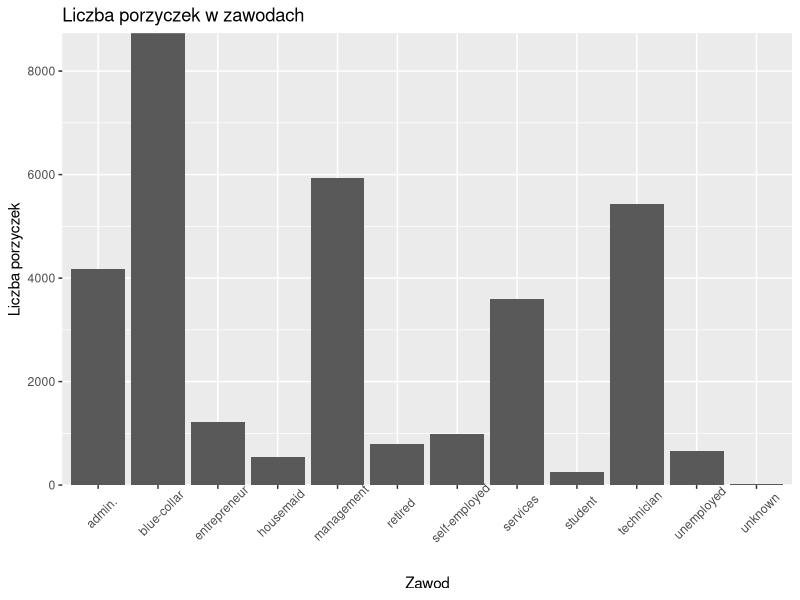
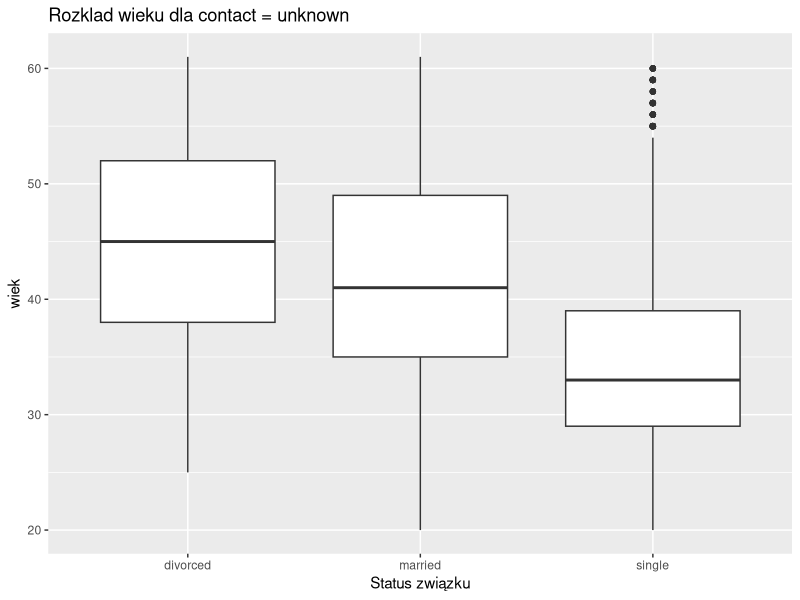
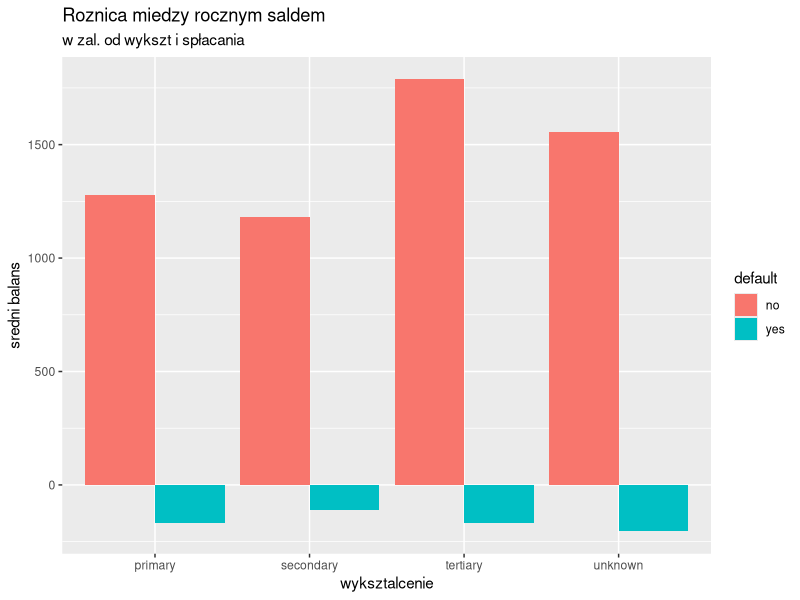
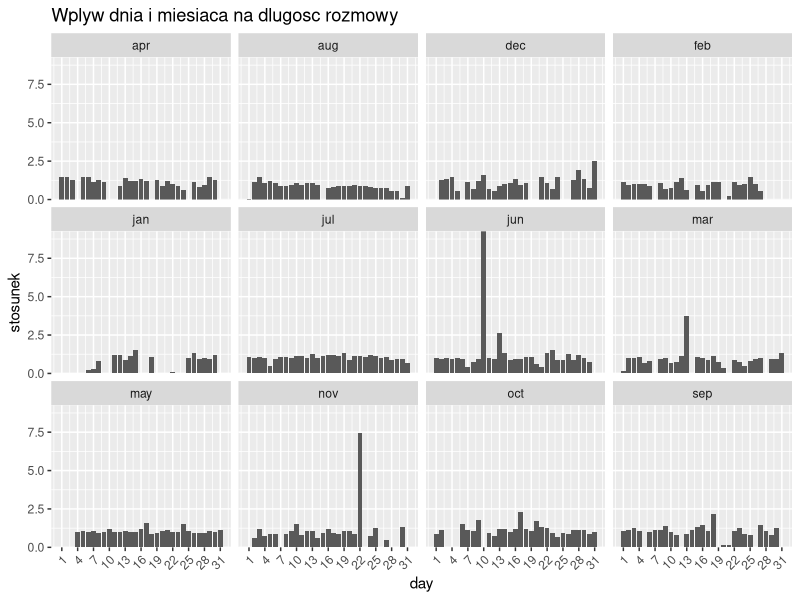
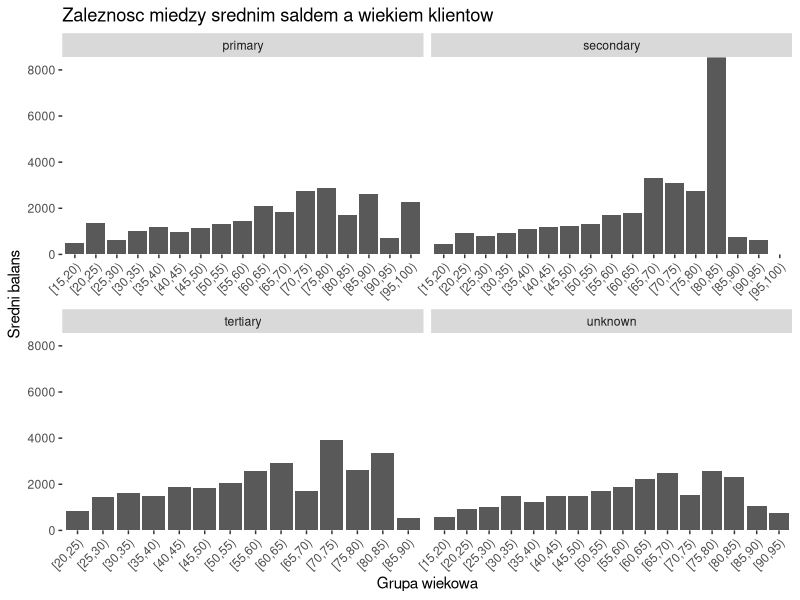
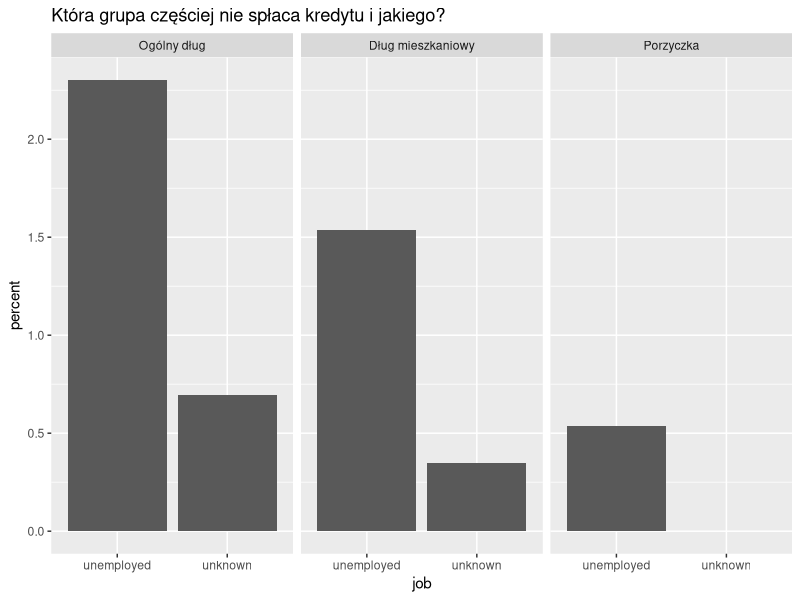

R code for these plots, in order:
## ---- chunk 1
knitr::opts_chunk$set(echo = TRUE)
library(dplyr)
library(ggplot2)
library(tidyr)

### Wczytanie danych
df <- read.csv("dane.csv")

## ---- chunk 2
df1 <- df %>% filter(housing == "yes" | loan == "yes") %>% group_by(job) %>%
      summarise(kredyt_mieszkaniowy = sum(housing == "yes"),
                pozyczka = sum(loan == "yes"),
                wszystkie_kredyty = sum(kredyt_mieszkaniowy, pozyczka))
plot1 <- ggplot(df1, aes(x = job, y = wszystkie_kredyty)) + geom_col() + 
  theme(axis.text.x = element_text(angle = 45, margin = margin(t = 15))) + labs(
    title = "Liczba porzyczek w zawodach",
    x = "Zawod",
    y = "Liczba porzyczek"
  ) + scale_y_continuous(expand = c(0,0))
plot1
## ---- chunk 3
df2 <- df %>% filter(contact == "unknown")
plot2 <- ggplot(df2, aes(x = marital, y = age)) + geom_boxplot() + 
        labs(title = "Rozklad wieku dla contact = unknown",
             x = "Status związku",
             y = "wiek")
plot2

## ---- chunk 4

df3 <- df %>% group_by(education, default) %>% summarise(sredni_balans = mean(balance))
plot3 <- ggplot(df3, aes(x = education, y = sredni_balans, fill = default)) + geom_col(position = "dodge") + 
  labs(title = "Roznica miedzy rocznym saldem", subtitle = "w zal. od wykszt i spłacania",                 x = "wyksztalcenie",
       y = "sredni balans")
plot3
## ---- chunk 5
srednia_rozmowa <- mean(df$duration)
df4 <- df %>% group_by(day, month) %>% summarise(srednio = mean(duration)) %>%
  mutate(stosunek = srednio / srednia_rozmowa)

plot4 <- ggplot(df4, aes(x = day, y = stosunek)) + geom_col() +
  facet_wrap(~month) + scale_x_continuous(breaks = seq(1, 31, by = 3)) +
  theme(axis.text.x = element_text(angle = 45, hjust = 1)) +
  labs(title = "Wplyw dnia i miesiaca na dlugosc rozmowy") + scale_y_continuous(expand = c(0,0))
plot4
## ---- chunk 6
df5 <- df %>% mutate(grupa_wiekowa = cut(age, breaks = seq(10, 100, by = 5), right = FALSE,
                  labels = paste0("[", seq(10, 95, by = 5), ",", seq(15, 100, by = 5), ")"))) %>%
      group_by(grupa_wiekowa, education) %>% summarise(sredni_balans = mean(balance))

plot5 <- ggplot(df5, aes(x = grupa_wiekowa, y = sredni_balans)) + geom_col()
plot5 + facet_wrap(~education, scales = "free_x") + 
  theme(axis.text.x = element_text(angle = 45, hjust = 1),
        panel.background = element_rect(fill = "white")) +
  labs(title = "Zaleznosc miedzy srednim saldem a wiekiem klientow",
       x = "Grupa wiekowa",
       y = "Sredni balans") + scale_y_continuous(expand = c(0,0))
## ---- chunk 7
unique(df$job)
df6 <- df %>% filter(job %in% c("unemployed", "unknown")) %>% 
  group_by(job) %>%
  summarise(total = n(),
            count_debt = sum(default == "yes"),
            count_housing = sum(default == "yes" & housing == "yes"),
            count_loan = sum(default == "yes" & loan == "yes")
  ) %>% mutate(procent_debt = (count_debt / total) * 100,
               procent_debt_housing = (count_housing / total) * 100,
               procent_debt_loan = (count_loan / total) * 100) %>%
  pivot_longer(cols = starts_with("procent_debt"), names_to = "typ_kredytu", values_to = "percent")
            
plot6 <- ggplot(df6, aes(x = job, y = percent)) + geom_col() +
  facet_wrap(~typ_kredytu, labeller = as_labeller(c("procent_debt" = "Ogólny dług",
                                                    "procent_debt_housing" = "Dług mieszkaniowy",
                                                    "procent_debt_loan" = "Porzyczka"))) + 
  labs(title = "Która grupa częściej nie spłaca kredytu i jakiego?")
plot6      
